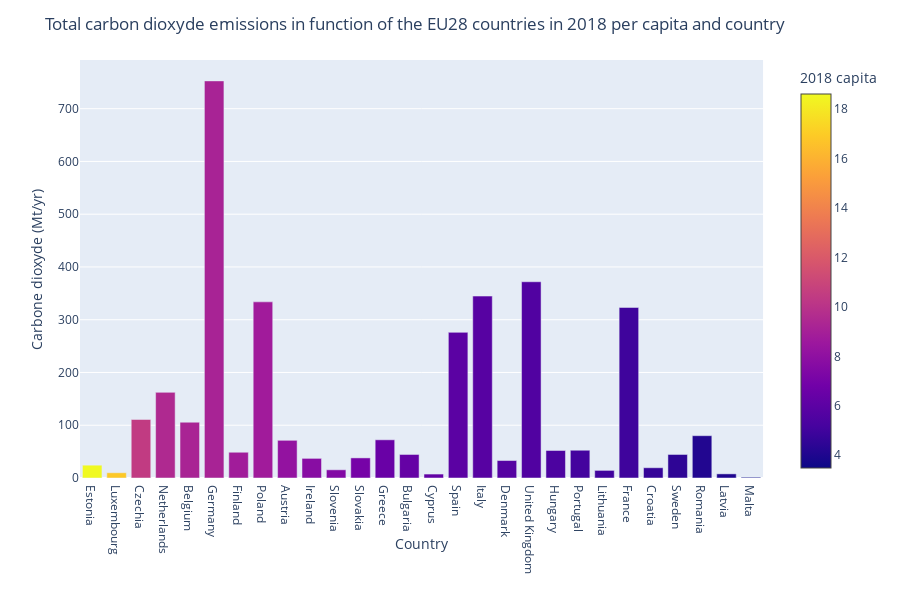

The notebook cell saved with this chart:
### Code cell
pd_eu_countries = pd_eu_countries.sort_values('2018 capita', ascending = False)

fig = px.bar(pd_eu_countries, x = 'Country', y = '2018', hover_data=['2018 capita'], color='2018 capita')

fig.update_layout(title_text='Total carbon dioxyde emissions in function of the EU28'+
                  ' countries in 2018 per capita and country',
                 xaxis={"title":"Country"}, yaxis={"title":"Carbone dioxyde (Mt/yr)"})

fig.show()

### Figure 1 — Plotly figure (JSON) as saved in the notebook; plotly's stock layout.template omitted (floating-point values rounded to 4 significant figures)
{"data": [{"alignmentgroup": "True", "customdata": [[18.62], [16.86], [10.44], [9.499], [9.197], [9.146], [8.804], [8.762], [8.163], [7.745], [7.472], [6.989], [6.498], [6.337], [6.276], [5.95], [5.816], [5.758], [5.587], [5.382], [5.112], [5.011], [4.956], [4.669], [4.468], [4.094], [4.054], [3.485]], "hoverlabel": {"namelength": 0}, "hovertemplate": "Country=%{x}<br>2018=%{y}<br>2018 capita=%{marker.color}", "legendgroup": "", "marker": {"color": [18.62, 16.86, 10.44, 9.499, 9.197, 9.146, 8.804, 8.762, 8.163, 7.745, 7.472, 6.989, 6.498, 6.337, 6.276, 5.95, 5.816, 5.758, 5.587, 5.382, 5.112, 5.011, 4.956, 4.669, 4.468, 4.094, 4.054, 3.485], "coloraxis": "coloraxis"}, "name": "", "offsetgroup": "", "orientation": "v", "showlegend": false, "textposition": "auto", "type": "bar", "x": ["Estonia", "Luxembourg", "Czechia", "Netherlands", "Belgium", "Germany", "Finland", "Poland", "Austria", "Ireland", "Slovenia", "Slovakia", "Greece", "Bulgaria", "Cyprus", "Spain", "Italy", "Denmark", "United Kingdom", "Hungary", "Portugal", "Lithuania", "France", "Croatia", "Sweden", "Romania", "Latvia", "Malta"], "xaxis": "x", "y": [24.33, 9.954, 110.9, 162.3, 105.8, 752.7, 48.8, 333.9, 71.44, 37.21, 15.55, 38.09, 72.4, 44.59, 7.463, 276.0, 344.8, 33.13, 372.0, 52.14, 52.61, 14.42, 323.3, 19.44, 44.6, 80.17, 7.824, 1.506], "yaxis": "y"}], "layout": {"barmode": "relative", "coloraxis": {"colorbar": {"title": {"text": "2018 capita"}}, "colorscale": [[0, "#0d0887"], [0.1111, "#46039f"], [0.2222, "#7201a8"], [0.3333, "#9c179e"], [0.4444, "#bd3786"], [0.5556, "#d8576b"], [0.6667, "#ed7953"], [0.7778, "#fb9f3a"], [0.8889, "#fdca26"], [1, "#f0f921"]]}, "height": 600, "legend": {"tracegroupgap": 0}, "margin": {"t": 60}, "title": {"text": "Total carbon dioxyde emissions in function of the EU28 countries in 2018 per capita and country"}, "xaxis": {"anchor": "y", "domain": [0, 0.98], "title": {"text": "Country"}}, "yaxis": {"anchor": "x", "domain": [0, 1], "title": {"text": "Carbone dioxyde (Mt/yr)"}}}}
